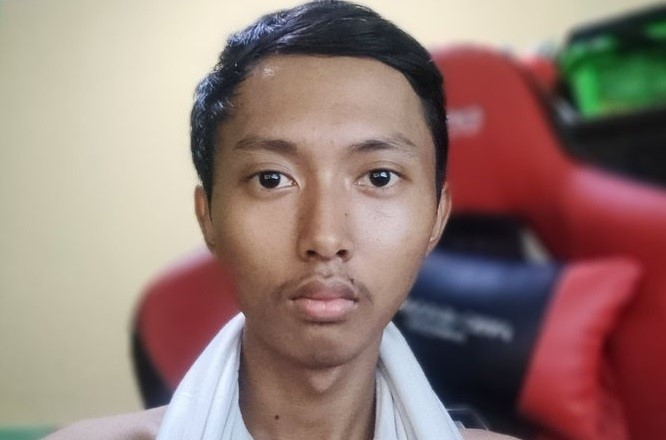
#> input picture img-example/example1.jpg, 666 x 440 px
$ jupyter execute facedetectWimage.ipynb
#> lines starting #> are read from the running program, lines starting #| are printed output that depends on the picture; after the words box and inside, x2 and y2 are one past the last pixel; in counts of white or black regions, pixels touching at a corner belong together
## import module

import module opencv untuk python

[cell 1]
import cv2

## membaca haarcascade file

[cell 2]
face_cascades  = cv2.CascadeClassifier('haarcascade/haarcascade_frontalface_default.xml')
face_cascades

## membaca inputan image

[cell 3]
img = cv2.imread('img-example/example1.jpg')
#> img is the input picture: shape (440, 666, 3); mean B, G, R 116.6, 122.7, 147.7
img

## convert image ke grayscale

[cell 4]
gray = cv2.cvtColor(img, cv2.COLOR_BGR2GRAY)
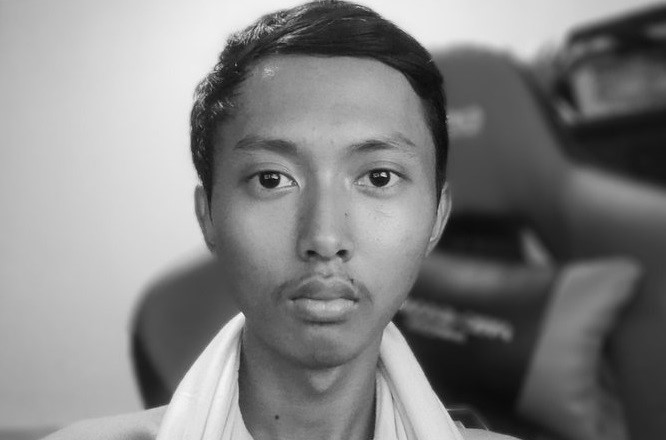
#> gray: shape (440, 666); min 2, max 253, mean 129.5
gray

## deteksi wajah

[cell 5]
faces = face_cascades.detectMultiScale(gray, 1.1, 4)
#> faces = [[185, 68, 281, 281]]
faces
#> Out = [[185, 68, 281, 281]]

## gambar balok di bagian wajah

[cell 6]
for (x, y, w, h) in faces:
    cv2.rectangle(img, (x, y), (x+w, y+h), (255, 0, 0), 2)
#> this loop made 1 pass
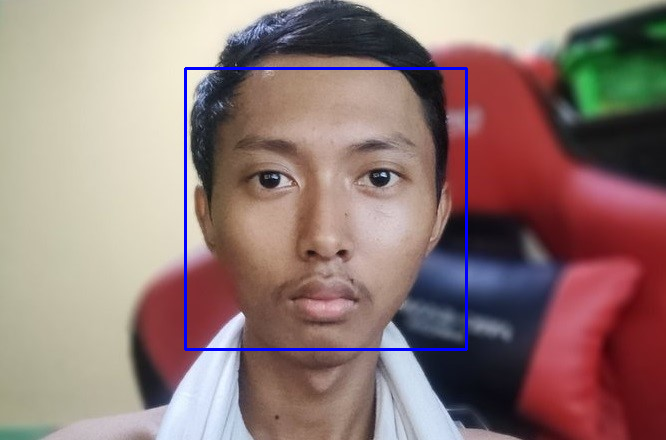
#> img: shape (440, 666, 3); 1.15% of pixels changed, all inside (x1, y1, x2, y2) = (184, 67, 468, 351)

## tampilkan hasil

[cell 7]
cv2.imshow('face detection', img)
cv2.waitKey()
#> Out = 27

$ run again, with img-example/example2.jpg copied over img-example/example1.jpg
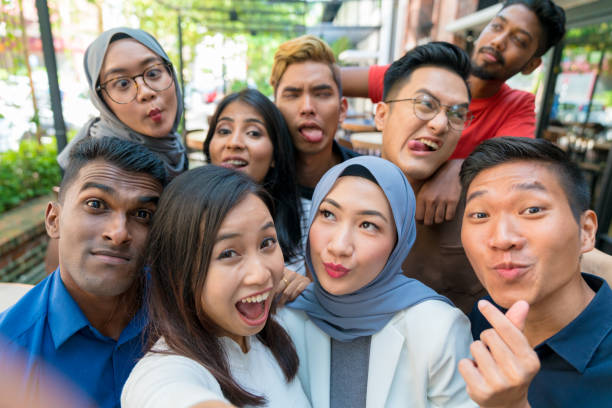
#> input picture img-example/example2.jpg, 612 x 408 px
#> img is the input picture: shape (408, 612, 3); mean B, G, R 120.2, 126.7, 135.8
#> `gray = cv2.cvtColor(img, cv2.COLOR_BGR2GRAY)`:
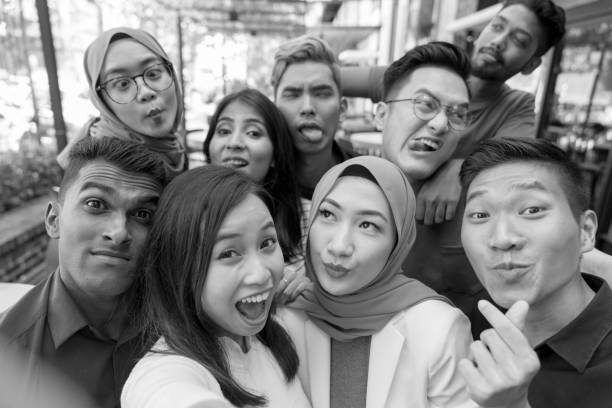
#> gray: shape (408, 612); min 0, max 255, mean 128.7
#> faces = [[272, 66, 72, 72], [202, 103, 72, 72], [390, 69, 100, 100], [289, 177, 112, 112], [190, 206, 118, 118], [443, 163, 131, 131], [54, 159, 131, 131]]
#> `faces`: Out has the same summary as faces
#> the loop `for (x, y, w, h) in faces:` made 7 passes
#> after the loop `for (x, y, w, h) in faces:`:
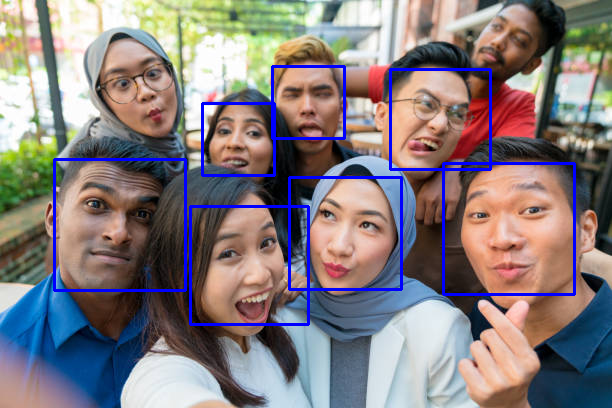
#> img: shape (408, 612, 3); 3.49% of pixels changed, all inside (x1, y1, x2, y2) = (53, 65, 576, 326)
#> `cv2.waitKey()`: Out = 27

$ run again, with img-example/example3.jpg copied over img-example/example1.jpg
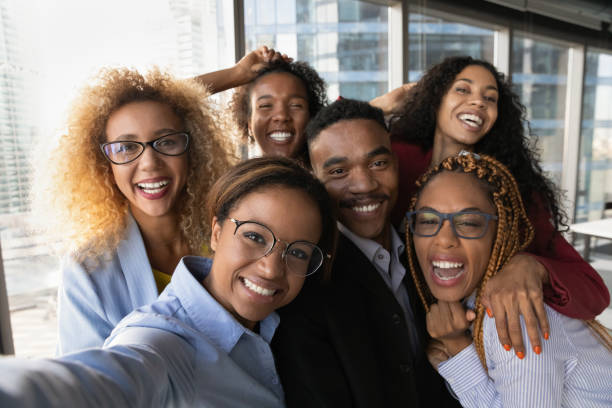
#> input picture img-example/example3.jpg, 612 x 408 px
#> img is the input picture: shape (408, 612, 3); mean B, G, R 112.7, 117.7, 129
#> `gray = cv2.cvtColor(img, cv2.COLOR_BGR2GRAY)`:
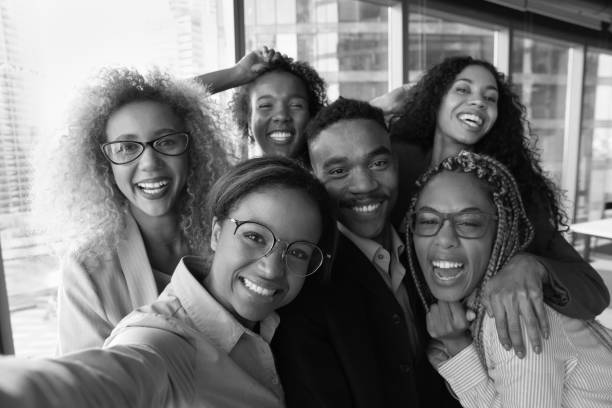
#> gray: shape (408, 612); min 0, max 255, mean 120.5
#> faces = [[419, 284, 53, 53], [523, 52, 51, 51], [442, 68, 66, 66], [246, 78, 69, 69], [98, 107, 102, 102], [395, 183, 108, 108], [303, 121, 112, 112]]
#> `faces`: Out has the same summary as faces
#> the loop `for (x, y, w, h) in faces:` made 7 passes
#> after the loop `for (x, y, w, h) in faces:`:
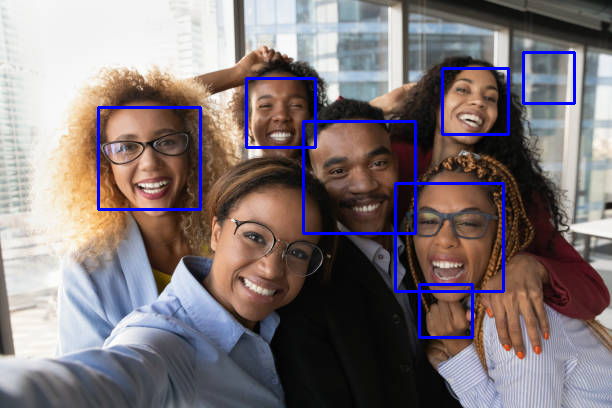
#> img: shape (408, 612, 3); 2.66% of pixels changed, all inside (x1, y1, x2, y2) = (97, 51, 576, 339)
#> `cv2.waitKey()`: Out = 27
